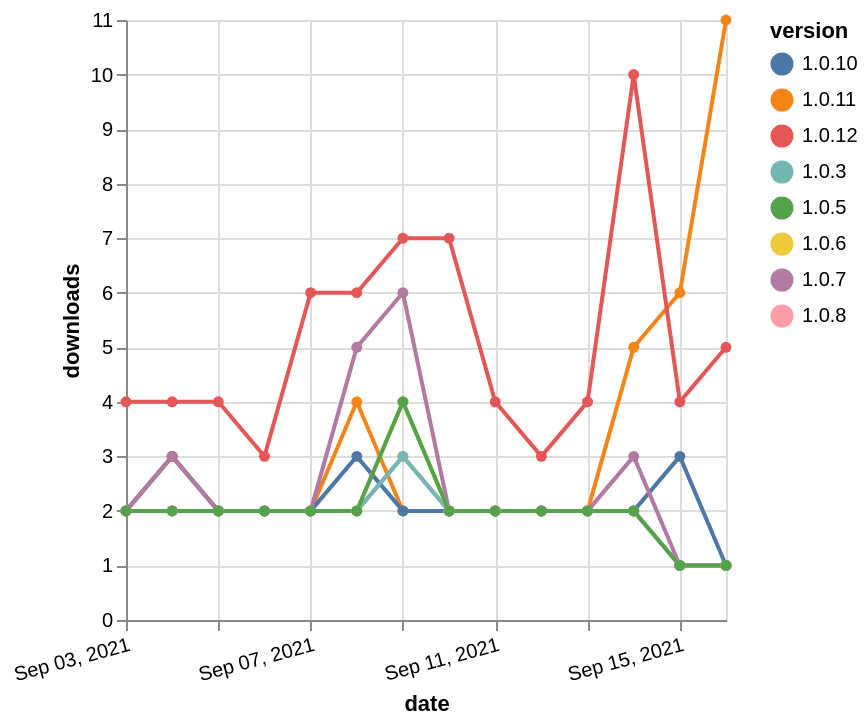

The specification (Vega-Lite) saved for this image:
### Vega-Lite specification from a JSON file in a GitHub repository (floating-point values rounded to 4 significant figures)
{"$schema": "https://vega.github.io/schema/vega-lite/v5.json", "description": "A simple bar chart with embedded data.", "data": {"values": [{"date": "2021-09-03", "total": 3785, "delta": 2, "version": "1.0.11"}, {"date": "2021-09-04", "total": 3788, "delta": 3, "version": "1.0.11"}, {"date": "2021-09-05", "total": 3790, "delta": 2, "version": "1.0.11"}, {"date": "2021-09-06", "total": 3792, "delta": 2, "version": "1.0.11"}, {"date": "2021-09-07", "total": 3794, "delta": 2, "version": "1.0.11"}, {"date": "2021-09-08", "total": 3798, "delta": 4, "version": "1.0.11"}, {"date": "2021-09-09", "total": 3800, "delta": 2, "version": "1.0.11"}, {"date": "2021-09-10", "total": 3802, "delta": 2, "version": "1.0.11"}, {"date": "2021-09-11", "total": 3804, "delta": 2, "version": "1.0.11"}, {"date": "2021-09-12", "total": 3806, "delta": 2, "version": "1.0.11"}, {"date": "2021-09-13", "total": 3808, "delta": 2, "version": "1.0.11"}, {"date": "2021-09-14", "total": 3813, "delta": 5, "version": "1.0.11"}, {"date": "2021-09-15", "total": 3819, "delta": 6, "version": "1.0.11"}, {"date": "2021-09-16", "total": 3830, "delta": 11, "version": "1.0.11"}, {"date": "2021-09-03", "total": 2347, "delta": 2, "version": "1.0.8"}, {"date": "2021-09-04", "total": 2349, "delta": 2, "version": "1.0.8"}, {"date": "2021-09-05", "total": 2351, "delta": 2, "version": "1.0.8"}, {"date": "2021-09-06", "total": 2353, "delta": 2, "version": "1.0.8"}, {"date": "2021-09-07", "total": 2355, "delta": 2, "version": "1.0.8"}, {"date": "2021-09-08", "total": 2357, "delta": 2, "version": "1.0.8"}, {"date": "2021-09-09", "total": 2360, "delta": 3, "version": "1.0.8"}, {"date": "2021-09-10", "total": 2362, "delta": 2, "version": "1.0.8"}, {"date": "2021-09-11", "total": 2364, "delta": 2, "version": "1.0.8"}, {"date": "2021-09-12", "total": 2366, "delta": 2, "version": "1.0.8"}, {"date": "2021-09-13", "total": 2368, "delta": 2, "version": "1.0.8"}, {"date": "2021-09-14", "total": 2370, "delta": 2, "version": "1.0.8"}, {"date": "2021-09-15", "total": 2371, "delta": 1, "version": "1.0.8"}, {"date": "2021-09-16", "total": 2372, "delta": 1, "version": "1.0.8"}, {"date": "2021-09-03", "total": 2485, "delta": 2, "version": "1.0.10"}, {"date": "2021-09-04", "total": 2488, "delta": 3, "version": "1.0.10"}, {"date": "2021-09-05", "total": 2490, "delta": 2, "version": "1.0.10"}, {"date": "2021-09-06", "total": 2492, "delta": 2, "version": "1.0.10"}, {"date": "2021-09-07", "total": 2494, "delta": 2, "version": "1.0.10"}, {"date": "2021-09-08", "total": 2497, "delta": 3, "version": "1.0.10"}, {"date": "2021-09-09", "total": 2499, "delta": 2, "version": "1.0.10"}, {"date": "2021-09-10", "total": 2501, "delta": 2, "version": "1.0.10"}, {"date": "2021-09-11", "total": 2503, "delta": 2, "version": "1.0.10"}, {"date": "2021-09-12", "total": 2505, "delta": 2, "version": "1.0.10"}, {"date": "2021-09-13", "total": 2507, "delta": 2, "version": "1.0.10"}, {"date": "2021-09-14", "total": 2509, "delta": 2, "version": "1.0.10"}, {"date": "2021-09-15", "total": 2512, "delta": 3, "version": "1.0.10"}, {"date": "2021-09-16", "total": 2513, "delta": 1, "version": "1.0.10"}, {"date": "2021-09-03", "total": 3353, "delta": 2, "version": "1.0.7"}, {"date": "2021-09-04", "total": 3356, "delta": 3, "version": "1.0.7"}, {"date": "2021-09-05", "total": 3358, "delta": 2, "version": "1.0.7"}, {"date": "2021-09-06", "total": 3360, "delta": 2, "version": "1.0.7"}, {"date": "2021-09-07", "total": 3362, "delta": 2, "version": "1.0.7"}, {"date": "2021-09-08", "total": 3367, "delta": 5, "version": "1.0.7"}, {"date": "2021-09-09", "total": 3373, "delta": 6, "version": "1.0.7"}, {"date": "2021-09-10", "total": 3375, "delta": 2, "version": "1.0.7"}, {"date": "2021-09-11", "total": 3377, "delta": 2, "version": "1.0.7"}, {"date": "2021-09-12", "total": 3379, "delta": 2, "version": "1.0.7"}, {"date": "2021-09-13", "total": 3381, "delta": 2, "version": "1.0.7"}, {"date": "2021-09-14", "total": 3384, "delta": 3, "version": "1.0.7"}, {"date": "2021-09-15", "total": 3385, "delta": 1, "version": "1.0.7"}, {"date": "2021-09-16", "total": 3386, "delta": 1, "version": "1.0.7"}, {"date": "2021-09-03", "total": 2572, "delta": 2, "version": "1.0.6"}, {"date": "2021-09-04", "total": 2574, "delta": 2, "version": "1.0.6"}, {"date": "2021-09-05", "total": 2576, "delta": 2, "version": "1.0.6"}, {"date": "2021-09-06", "total": 2578, "delta": 2, "version": "1.0.6"}, {"date": "2021-09-07", "total": 2580, "delta": 2, "version": "1.0.6"}, {"date": "2021-09-08", "total": 2582, "delta": 2, "version": "1.0.6"}, {"date": "2021-09-09", "total": 2586, "delta": 4, "version": "1.0.6"}, {"date": "2021-09-10", "total": 2588, "delta": 2, "version": "1.0.6"}, {"date": "2021-09-11", "total": 2590, "delta": 2, "version": "1.0.6"}, {"date": "2021-09-12", "total": 2592, "delta": 2, "version": "1.0.6"}, {"date": "2021-09-13", "total": 2594, "delta": 2, "version": "1.0.6"}, {"date": "2021-09-14", "total": 2596, "delta": 2, "version": "1.0.6"}, {"date": "2021-09-15", "total": 2597, "delta": 1, "version": "1.0.6"}, {"date": "2021-09-16", "total": 2598, "delta": 1, "version": "1.0.6"}, {"date": "2021-09-03", "total": 2485, "delta": 2, "version": "1.0.3"}, {"date": "2021-09-04", "total": 2487, "delta": 2, "version": "1.0.3"}, {"date": "2021-09-05", "total": 2489, "delta": 2, "version": "1.0.3"}, {"date": "2021-09-06", "total": 2491, "delta": 2, "version": "1.0.3"}, {"date": "2021-09-07", "total": 2493, "delta": 2, "version": "1.0.3"}, {"date": "2021-09-08", "total": 2495, "delta": 2, "version": "1.0.3"}, {"date": "2021-09-09", "total": 2498, "delta": 3, "version": "1.0.3"}, {"date": "2021-09-10", "total": 2500, "delta": 2, "version": "1.0.3"}, {"date": "2021-09-11", "total": 2502, "delta": 2, "version": "1.0.3"}, {"date": "2021-09-12", "total": 2504, "delta": 2, "version": "1.0.3"}, {"date": "2021-09-13", "total": 2506, "delta": 2, "version": "1.0.3"}, {"date": "2021-09-14", "total": 2508, "delta": 2, "version": "1.0.3"}, {"date": "2021-09-15", "total": 2509, "delta": 1, "version": "1.0.3"}, {"date": "2021-09-16", "total": 2510, "delta": 1, "version": "1.0.3"}, {"date": "2021-09-03", "total": 2537, "delta": 2, "version": "1.0.5"}, {"date": "2021-09-04", "total": 2539, "delta": 2, "version": "1.0.5"}, {"date": "2021-09-05", "total": 2541, "delta": 2, "version": "1.0.5"}, {"date": "2021-09-06", "total": 2543, "delta": 2, "version": "1.0.5"}, {"date": "2021-09-07", "total": 2545, "delta": 2, "version": "1.0.5"}, {"date": "2021-09-08", "total": 2547, "delta": 2, "version": "1.0.5"}, {"date": "2021-09-09", "total": 2551, "delta": 4, "version": "1.0.5"}, {"date": "2021-09-10", "total": 2553, "delta": 2, "version": "1.0.5"}, {"date": "2021-09-11", "total": 2555, "delta": 2, "version": "1.0.5"}, {"date": "2021-09-12", "total": 2557, "delta": 2, "version": "1.0.5"}, {"date": "2021-09-13", "total": 2559, "delta": 2, "version": "1.0.5"}, {"date": "2021-09-14", "total": 2561, "delta": 2, "version": "1.0.5"}, {"date": "2021-09-15", "total": 2562, "delta": 1, "version": "1.0.5"}, {"date": "2021-09-16", "total": 2563, "delta": 1, "version": "1.0.5"}, {"date": "2021-09-03", "total": 2140, "delta": 4, "version": "1.0.12"}, {"date": "2021-09-04", "total": 2144, "delta": 4, "version": "1.0.12"}, {"date": "2021-09-05", "total": 2148, "delta": 4, "version": "1.0.12"}, {"date": "2021-09-06", "total": 2151, "delta": 3, "version": "1.0.12"}, {"date": "2021-09-07", "total": 2157, "delta": 6, "version": "1.0.12"}, {"date": "2021-09-08", "total": 2163, "delta": 6, "version": "1.0.12"}, {"date": "2021-09-09", "total": 2170, "delta": 7, "version": "1.0.12"}, {"date": "2021-09-10", "total": 2177, "delta": 7, "version": "1.0.12"}, {"date": "2021-09-11", "total": 2181, "delta": 4, "version": "1.0.12"}, {"date": "2021-09-12", "total": 2184, "delta": 3, "version": "1.0.12"}, {"date": "2021-09-13", "total": 2188, "delta": 4, "version": "1.0.12"}, {"date": "2021-09-14", "total": 2198, "delta": 10, "version": "1.0.12"}, {"date": "2021-09-15", "total": 2202, "delta": 4, "version": "1.0.12"}, {"date": "2021-09-16", "total": 2207, "delta": 5, "version": "1.0.12"}]}, "width": "container", "mark": {"type": "line", "point": {"filled": true}}, "encoding": {"x": {"field": "date", "type": "temporal", "timeUnit": "yearmonthdate", "title": "date", "axis": {"labelAngle": -15}}, "y": {"field": "delta", "type": "quantitative", "title": "downloads"}, "color": {"field": "version", "type": "nominal"}, "tooltip": {"field": "delta"}}}
